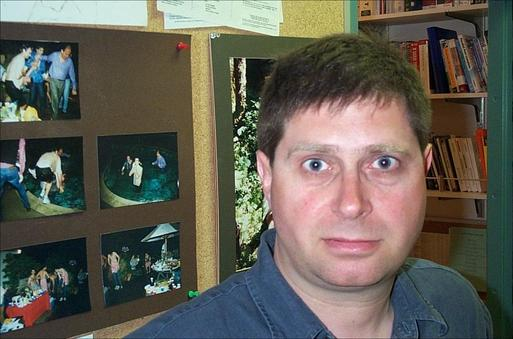
#> input picture training/train_positive/image_0006.jpg, 513 x 339 px
$ python demo.py
#> lines starting #> are read from the running program, lines starting #| are printed output that depends on the picture
import math
import matplotlib.pyplot as plt
import matplotlib.image as mpimg
import numpy as np
from scipy import signal, ndimage
from scipy.io import loadmat
from sklearn.preprocessing import normalize

# returns value of a gabor at position (i, j), orientation theta, filter dimensions size x size and scaling factor div
def computeGabor(i, j, theta, size, div):
    wave = size*2/div # wavelength
    variance = (wave*0.8)**2 # standard deviation
    gamma = 0.3 # spatial aspect ratio: 0.23 < gamma < 0.92

    if math.sqrt(i**2+j**2) > size/2: # position is out of the receptive field
        E = 0
    else: # position is in the receptive field
        x = i*math.cos(theta)-j*math.sin(theta)
        y = i*math.sin(theta)+j*math.cos(theta)
        E = math.exp(-1*((x**2)+(gamma**2)+(y**2))/(2*variance))*math.cos(2*math.pi*x/wave)
    return(E)

# read face
image = mpimg.imread('./training/train_positive/image_0006.jpg')[:,:,1]
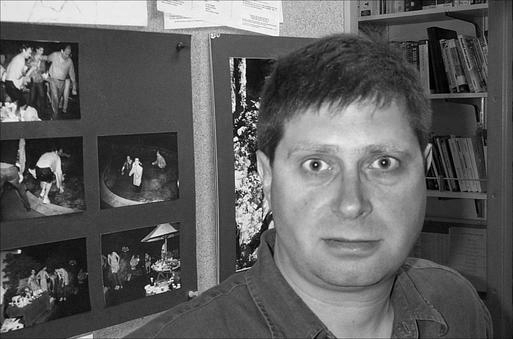
#> image: shape (339, 513); min 0, max 255, mean 95.4

# create gabor filters
gabor = []
for filterSize in range(7, 41, 2): # filter dimensions
    filterDiv = (filterSize//-40)+4.175
    filterSizeL = -(filterSize//2)
    filterSizeR = filterSize//2
    gabor += [normalize([[computeGabor(i, j, (k-1)*math.pi/4, filterSize, filterDiv) for i in range(filterSizeL, filterSizeR+1)] for j in range(filterSizeL, filterSizeR+1)]) for k in range(4)]

# [11 lines of commented-out code are left out]
np.set_printoptions(precision=2, threshold=100, edgeitems=2)
print("\nImage: ")
print(image)
#> (printed output is left out)
print("\nImage dimensions: ")
print(image.shape)
#| (339, 513)
print("\nGabor filter, theta = 0: ")
print(gabor[0])
print("\nGabor filter dimensions: ")
print(gabor[0].shape)
# [6 lines of commented-out code are left out]
fig, ax = plt.subplots(17, 2)
ax[0,0].imshow(image, cmap='gray')
ax[0,0].set_title('Image')
for i in range(4):
	ax[i,0].axis('off')

ax[0,1].set_title('Gabor filters')
for i in range(0, 68, 4):
	ax[(i//4),1].imshow(gabor[i], cmap='gray')
	ax[(i//4),1].axis('off')

# ax[0,2].set_title('Convolved images')
# for i in range(4):
# 	ax[i,2].imshow(convImage[i], cmap='gray')
# 	ax[i,2].axis('off')

# ax[0,3].set_title('Local maximums')
# for i in range(4):
# 	ax[i,3].imshow(maxImage[i], cmap='gray')
# 	ax[i,3].axis('off')

# ax[0,4].set_title('Patches')
# for i in range(4):
# 	ax[i,4].imshow(patches[i][0,:,:], cmap='gray')
# 	ax[i,4].axis('off')

# ax[0,5].set_title('Patches')
# for i in range(5,9):
# 	ax[i-5,5].imshow(patches[i][0,:,:], cmap='gray')
# 	ax[i-5,5].axis('off')

plt.show()
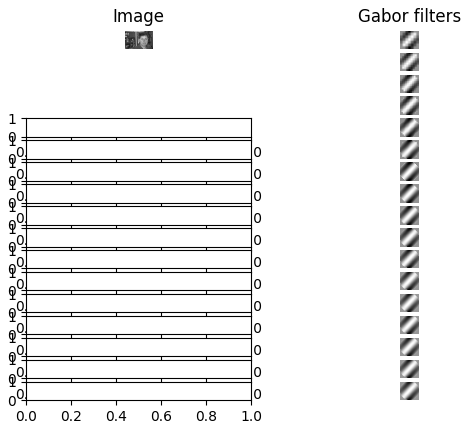
#> figure drawn by matplotlib, 18 panels

$ run again, with training/train_positive/image_0012.jpg copied over training/train_positive/image_0006.jpg
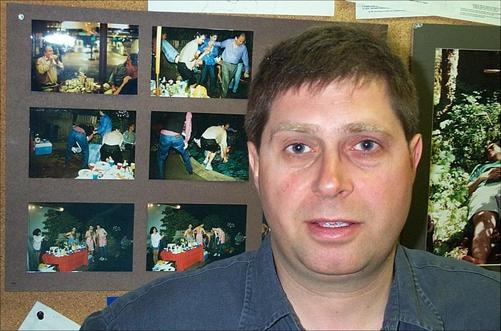
#> input picture training/train_positive/image_0012.jpg, 501 x 331 px
#> `image = mpimg.imread('./training/train_positive/image_0006.jpg')[:,:,1]`:
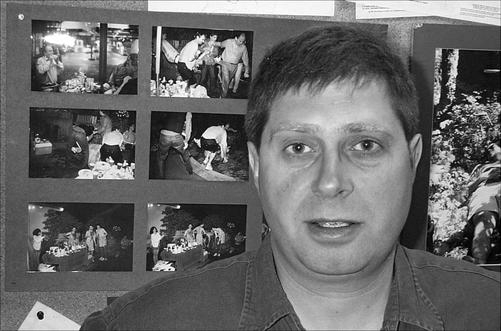
#> image: shape (331, 501); min 0, max 255, mean 104.7
#> (printed output is left out)
#| (331, 501)

$ run again, with training/train_positive/image_0013.jpg copied over training/train_positive/image_0006.jpg
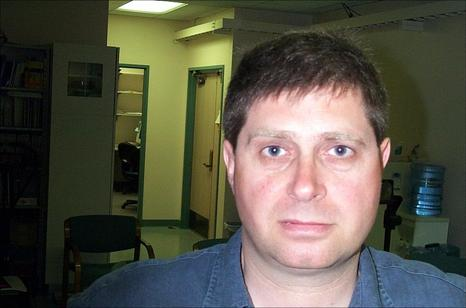
#> input picture training/train_positive/image_0013.jpg, 466 x 308 px
#> `image = mpimg.imread('./training/train_positive/image_0006.jpg')[:,:,1]`:
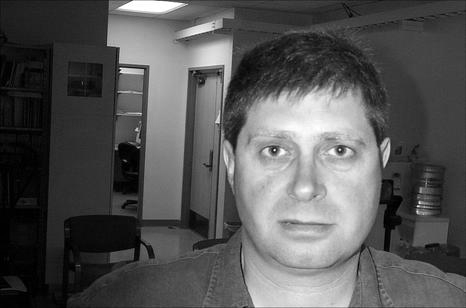
#> image: shape (308, 466); min 0, max 255, mean 85.6
#> (printed output is left out)
#| (308, 466)

$ run again, with training/train_positive/image_0014.jpg copied over training/train_positive/image_0006.jpg
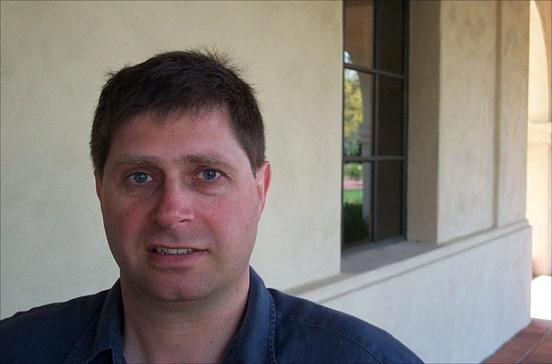
#> input picture training/train_positive/image_0014.jpg, 552 x 364 px
#> `image = mpimg.imread('./training/train_positive/image_0006.jpg')[:,:,1]`:
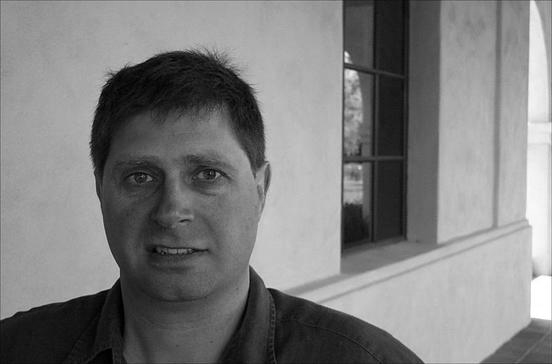
#> image: shape (364, 552); min 0, max 255, mean 125.3
#> (printed output is left out)
#| (364, 552)
